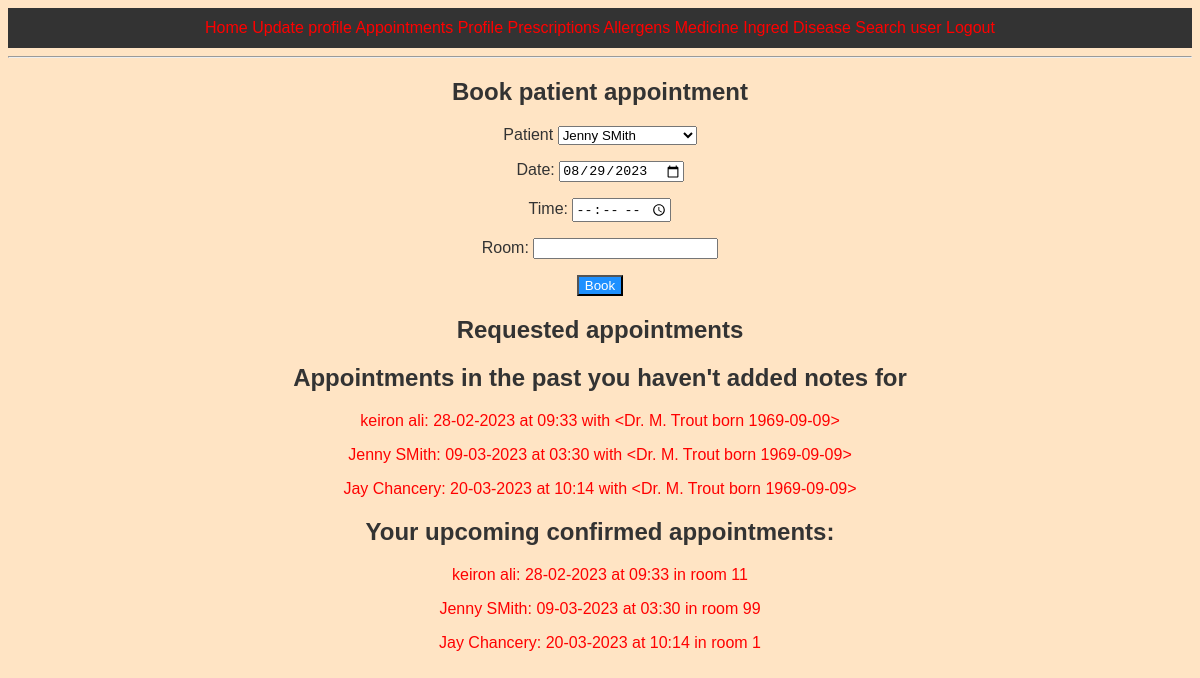
The app's page /createappointment (signed in) with its own data.
### app/models.py (models this page shows, shortened)
class Patient(UserMixin,db.Model):
    NHSNumber = db.Column(db.Integer, primary_key=True)
    forename = db.Column(db.String(30), index=True)
    surname = db.Column(db.String(50), index=True)
    email = db.Column(db.String(50), index=True, unique=True)
    dob = db.Column(db.Date, index=True)
    sex = db.Column(db.String(1), index=True)
    height = db.Column(db.Integer, index=True)#randomised
    weight = db.Column(db.Float, index=True)
    bloodType = db.Column(db.String(3), index=True)#randomised
    address_id = db.Column(db.Integer, db.ForeignKey('address.address_id'))
    passwordHash = db.Column(db.String(128), index=True)

class Appointment(db.Model):
    appointment_id = db.Column(db.Integer, primary_key=True)
    doctor_id = db.Column(db.Integer,db.ForeignKey('doctor.doctor_id'))
    NHSNumber = db.Column(db.Integer,db.ForeignKey('patient.NHSNumber'))
    appdate = db.Column(db.Date, index=True)
    apptime = db.Column(db.Time, index=True)
    room = db.Column(db.String(64))
    fulfilled = db.Column(db.Boolean, default=False)
    patient_feedback = db.Column(db.String(1024))#
    doctorNotes = db.Column(db.String(2048))

class Doctor(UserMixin,db.Model):
    doctor_id = db.Column(db.Integer, primary_key=True)
    email = db.Column(db.String(50), index=True, unique=True)
    accessLev = db.Column(db.Integer, index=True)
    NINumber = db.Column(db.String(9), index=True, unique=True)
    forename = db.Column(db.String(30), index=True)
    surname = db.Column(db.String(50), index=True)
    gender = db.Column(db.String, index=True)
    dob = db.Column(db.Date)
    passwordHash = db.Column(db.String(128), index=True)
    address_id = db.Column(db.Integer, db.ForeignKey('address.address_id'))
    def __repr__(self):#how the object is represented when called with no function
        return '<Dr. {}. {} born {}>'.format((self.forename)[0],self.surname,self.dob)

### app/routes.py (the view, shortened to what this page needs)
@app.route('/createappointment',methods=['GET','POST'])
def createApp():
    isP = checkPatient(current_user)
    title='Book appointment'
    appointment = None
    if isP==True:#if you are a patient, you get the create-appointment form
        form = AppointmentForm()
        try:
            prev_app=Appointment.query.filter(Appointment.NHSNumber==current_user.NHSNumber,Appointment.fulfilled==True).order_by(Appointment.appdate.asc(),Appointment.apptime.asc())
            for item in prev_app:
                print(item)
            prev_queue=createQueryQueue(prev_app,size=99)
            print('done')
        except:
            pass
        appointment = Appointment.query.filter(Appointment.NHSNumber==current_user.NHSNumber,Appointment.fulfilled==False,Appointment.appdate>=date.today()).first()
        if appointment == None:
            if form.validate_on_submit():
                appointment = Appointment(NHSNumber=current_user.NHSNumber,appdate=(form.appdate.data),apptime=(form.apptime.data))
                db.session.add(appointment)
                db.session.commit()
                print('added to db')
                return redirect(url_for('index'))
        else:
            return render_template('appointments.html',title='Book appointment',form=form,appointment=appointment,isP=isP,prev_queue=prev_queue.queue,doc=Doctor)
    elif isP == False:# user is a doctor allowed to view appointments
        form = AppointmentConfirmForm()
        title='Requested appointments'
        doctorForm=DoctorAppointmentForm()
        doctorForm.patient.choices = [(pat.NHSNumber, (pat.forename +' '+ pat.surname)) for pat in Patient.query.all()]
        q1=Appointment.query.filter_by(room=None).order_by(Appointment.appdate.asc(),Appointment.apptime.asc()).all()
        queue1=createQueryQueue(q1)
        q2=Appointment.query.filter(Appointment.doctorNotes==None,Appointment.appdate<=date.today(),(Appointment.doctor_id==current_user.doctor_id)).order_by(Appointment.appdate.asc(),Appointment.apptime.asc())
        queue2=createQueryQueue(q2)
        q3=Appointment.query.filter(Appointment.doctorNotes==None,(Appointment.room!=None),(Appointment.doctor_id==current_user.doctor_id)).order_by(Appointment.appdate.asc(),Appointment.apptime.asc())
        queue3=createQueryQueue(q3)
        return render_template('appointments.html',title=title,queue1=queue1.queue,queue2=queue2.queue,queue3=queue3.queue,isP=isP,doc=Doctor,pat=Patient,form=form,doctorForm=doctorForm)
    return render_template('appointments.html',title=title,form=form,isP=isP,prev_queue=prev_queue.queue,doc=Doctor)

### app/forms.py (shortened to what this page needs)
class AppointmentConfirmForm(FlaskForm):
    appdate = DateField('Date:',format='%Y-%m-%d',validators=[DataRequired()])
    apptime = TimeField('Time:',format='%H:%M',validators=[DataRequired()])
    approom = StringField('Room:',validators=[DataRequired(),Length(min=1,max=4)])
    submit = SubmitField('Confirm')

class DoctorAppointmentForm(FlaskForm):
    patient = SelectField('Patient', choices=[])
    appdate = DateField('Date:',default=(date.today()+timedelta(days=1)),format='%Y-%m-%d',validators=[InputRequired()])
    apptime = TimeField('Time:',format='%H:%M',validators=[InputRequired()])
    approom = StringField('Room:',validators=[InputRequired(),Length(min=1,max=4)])
    submit = SubmitField('Book')

### app/createdClass.py (called while the page is built)
    def enQueue(self, value):
        self.val = value
        if None in self.queue:#checks for space in queue
            self.queue.insert((self.end),self.val)
            self.queue.remove(None)
            if self.start == -1:
                self.start = 0
                self.end = 1
            else:
                self.end = (self.end+1) % (self.size)
            print("Value added to queue.")
        else:#queue must be full
            print("Not possible.")

### app/models.py (called while the page is built)
@login.user_loader
def load_user(id):
    if Patient.query.get(int(id)) != None:
        return Patient.query.get(int(id))
    else:
        return Doctor.query.get(int(id))

### app/numberGen.py (called while the page is built)
def checkPatient(user):
    try:
        if user.NHSNumber is not None:
            return True
    except:
        return False

### app/query_count.py (called while the page is built)
def createQueryQueue(query, size=10):
    queue = None
    if query != None:
        if queryCount(query) > size:
            queue = myQueue(size)
        else:
            queue = myQueue(queryCount(query))
        for i in range (queue.size):
            queue.enQueue(query[i])
    return queue

def queryCount(query):
    x=0
    try:
        for item in query:
            x+=1
    except:
        pass
    return x

### app/templates/appointments.html (shortened to what this page needs)
{% extends 'base.html' %}
{% block content %}
    {% if current_user.is_authenticated %}
        {% if isP==False %}
            <h2>Book patient appointment</h2>
                <form action="" method="post">
                    <p>
                        {{ doctorForm.patient.label }}
                        {{ doctorForm.patient }}
                    </p>
                        {{ doctorForm.appdate.label }}
                        {{ doctorForm.appdate }}
                    <p>
                        {{ doctorForm.apptime.label }}
                        {{ doctorForm.apptime() }}
                    </p>
                    <p>
                        {{ doctorForm.approom.label }}
                        {{ doctorForm.approom }}
                    </p>
                    <p>
                        {{ doctorForm.submit }}
                    </p>
                </form>
            <h2>Requested appointments</h2>
            <h2>Appointments in the past you haven't added notes for</h2>
            {% if queue2 %}
                {% for item in queue2 %}
                    <a href="{{ url_for('viewApp', id=item.appointment_id ) }}"><p class="dotted">
                        {{ (pat.query.filter_by(NHSNumber=item.NHSNumber).first()).forename }}
                        {{ (pat.query.filter_by(NHSNumber=item.NHSNumber).first()).surname }}:
                        {{ item.appdate.strftime('%d-%m-%Y')}} at {{ item.apptime.strftime('%H:%M')}}
                        with {{ (doc.query.filter_by(doctor_id=item.doctor_id).first()) }}
                    </p></a>
                {% endfor %}
            {% else %}
                <p>You're all caught up!</p>
            {% endif %}
            <h2>Your upcoming confirmed appointments:</h2>
            {% if queue3 %}
            {% for item in queue3 %}
                <a href="{{ url_for('viewApp', id=item.appointment_id ) }}"><p class="dotted">
                    {{ (pat.query.filter_by(NHSNumber=item.NHSNumber).first()).forename }}
                    {{ (pat.query.filter_by(NHSNumber=item.NHSNumber).first()).surname }}:
                    {{ item.appdate.strftime('%d-%m-%Y')}} at {{ item.apptime.strftime('%H:%M')}}
                    in room {{ item.room }} {{ form.hidden_tag() }}
                </p></a>
            {% endfor %}
            {% else %}
            <p>No upcoming appointments.</p>{%endif%}
        {% endif %}
    {% else %}
        <p>Log in to book an appointment.</p>
    {% endif %}
{% endblock %}

### app/static/style.css (style rules this page uses)
a:link { text-decoration: none; color: red; }
body { background-color: bisque; color: #333; font: 16px Arial; text-align: center; }
* { box-sizing: border-box; }
input[type=submit] { background-color: DodgerBlue; color: #fff; cursor: pointer; }

### records on screen
Patient: patient.label "Patient"
Appointment: NHSNumber.forename "keiron", NHSNumber.surname "ali", appdate "28-02-2023", apptime "09:33", doctor.dob "<Dr. M. Trout born 1969-09-09>", room "11"
Appointment: NHSNumber.forename "Jenny", NHSNumber.surname "SMith", appdate "09-03-2023", apptime "03:30", doctor.dob "<Dr. M. Trout born 1969-09-09>", room "99"
Appointment: NHSNumber.forename "Jay", NHSNumber.surname "Chancery", appdate "20-03-2023", apptime "10:14", doctor.dob "<Dr. M. Trout born 1969-09-09>", room "1"

### other values on screen
{{ doctorForm.appdate.label }} "Date:"
{{ doctorForm.apptime.label }} "Time:"
{{ doctorForm.approom.label }} "Room:"
